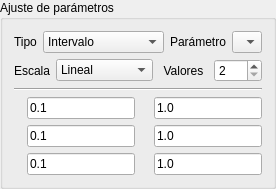
       <widget class="QGroupBox" name="tuningGroupBox">
        <property name="title">
         <string>Ajuste de parámetros</string>
        </property>
        <layout class="QVBoxLayout" name="tuningGroupBoxVLayout">
         <item>
          <layout class="QHBoxLayout" name="paramTypeHLayout" stretch="0,4,0,0">
           <item>
            <widget class="QLabel" name="paramTuningLabel">
             <property name="text">
              <string>Tipo</string>
             </property>
            </widget>
           </item>
           <item>
            <widget class="QComboBox" name="paramTuningComboBox">
             <item>
              <property name="text">
               <string>Intervalo</string>
              </property>
             </item>
             <item>
              <property name="text">
               <string>Lista</string>
              </property>
             </item>
            </widget>
           </item>
           <item>
            <widget class="QLabel" name="paramLabel">
             <property name="text">
              <string>Parámetro</string>
             </property>
            </widget>
           </item>
           <item>
            <widget class="QComboBox" name="paramComboBox">
             <property name="currentText">
              <string/>
             </property>
             <item>
              <property name="text">
               <string/>
              </property>
             </item>
             <item>
              <property name="text">
               <string/>
              </property>
             </item>
             <item>
              <property name="text">
               <string/>
              </property>
             </item>
            </widget>
           </item>
          </layout>
         </item>
         <item>
          <layout class="QHBoxLayout" name="paramValueHLayout" stretch="1,4,2,2">
           <property name="spacing">
            <number>6</number>
           </property>
           <property name="topMargin">
            <number>0</number>
           </property>
           <item>
            <widget class="QLabel" name="scaleLabel">
             <property name="text">
              <string>Escala</string>
             </property>
            </widget>
           </item>
           <item>
            <widget class="QComboBox" name="scaleComboBox">
             <item>
              <property name="text">
               <string>Lineal</string>
              </property>
             </item>
             <item>
              <property name="text">
               <string>Logarítmica</string>
              </property>
             </item>
            </widget>
           </item>
           <item>
            <widget class="QLabel" name="paramValuesLabel">
             <property name="text">
              <string>Valores</string>
             </property>
             <property name="alignment">
              <set>Qt::AlignCenter</set>
             </property>
            </widget>
           </item>
           <item>
            <widget class="QSpinBox" name="paramValuesSpinBox">
             <property name="suffix">
              <string/>
             </property>
             <property name="prefix">
              <string/>
             </property>
             <property name="minimum">
              <number>2</number>
             </property>
             <property name="maximum">
              <number>999</number>
             </property>
            </widget>
           </item>
          </layout>
         </item>
         <item>
          <widget class="Line" name="algorithmHLine">
           <property name="orientation">
            <enum>Qt::Horizontal</enum>
           </property>
          </widget>
         </item>
         <item>
          <layout class="QHBoxLayout" name="param1HLayout">
           <item>
            <widget class="QLabel" name="param1InitLabel">
             <property name="text">
              <string/>
             </property>
             <property name="pixmap">
              <pixmap resource="../assets/assets.qrc">:/parameters/parameters/lambda_init.png</pixmap>
             </property>
            </widget>
           </item>
           <item>
            <widget class="QLineEdit" name="param1InitLineEdit">
             <property name="text">
              <string>0.1</string>
             </property>
            </widget>
           </item>
           <item>
            <widget class="QLabel" name="param1EndLabel">
             <property name="text">
              <string/>
             </property>
             <property name="pixmap">
              <pixmap resource="../assets/assets.qrc">:/parameters/parameters/lambda_end.png</pixmap>
             </property>
            </widget>
           </item>
           <item>
            <widget class="QLineEdit" name="param1EndLineEdit">
             <property name="text">
              <string>1.0</string>
             </property>
            </widget>
           </item>
          </layout>
         </item>
         <item>
          <layout class="QHBoxLayout" name="param2HLayout">
           <item>
            <widget class="QLabel" name="param2InitLabel">
             <property name="text">
              <string/>
             </property>
             <property name="pixmap">
              <pixmap resource="../assets/assets.qrc">:/parameters/parameters/mu_init.png</pixmap>
             </property>
            </widget>
           </item>
           <item>
            <widget class="QLineEdit" name="param2InitLineEdit">
             <property name="text">
              <string>0.1</string>
             </property>
            </widget>
           </item>
           <item>
            <widget class="QLabel" name="param2EndLabel">
             <property name="text">
              <string/>
             </property>
             <property name="pixmap">
              <pixmap resource="../assets/assets.qrc">:/parameters/parameters/mu_end.png</pixmap>
             </property>
            </widget>
           </item>
           <item>
            <widget class="QLineEdit" name="param2EndLineEdit">
             <property name="text">
              <string>1.0</string>
             </property>
            </widget>
           </item>
          </layout>
         </item>
         <item>
          <layout class="QHBoxLayout" name="param3HLayout">
           <item>
            <widget class="QLabel" name="param3InitLabel">
             <property name="text">
              <string/>
             </property>
             <property name="pixmap">
              <pixmap resource="../assets/assets.qrc">:/parameters/parameters/rho_init.png</pixmap>
             </property>
            </widget>
           </item>
           <item>
            <widget class="QLineEdit" name="param3InitLineEdit">
             <property name="text">
              <string>0.1</string>
             </property>
            </widget>
           </item>
           <item>
            <widget class="QLabel" name="param3EndLabel">
             <property name="text">
              <string/>
             </property>
             <property name="pixmap">
              <pixmap resource="../assets/assets.qrc">:/parameters/parameters/rho_end.png</pixmap>
             </property>
            </widget>
           </item>
           <item>
            <widget class="QLineEdit" name="param3EndLineEdit">
             <property name="text">
              <string>1.0</string>
             </property>
            </widget>
           </item>
          </layout>
         </item>
        </layout>
       </widget>
